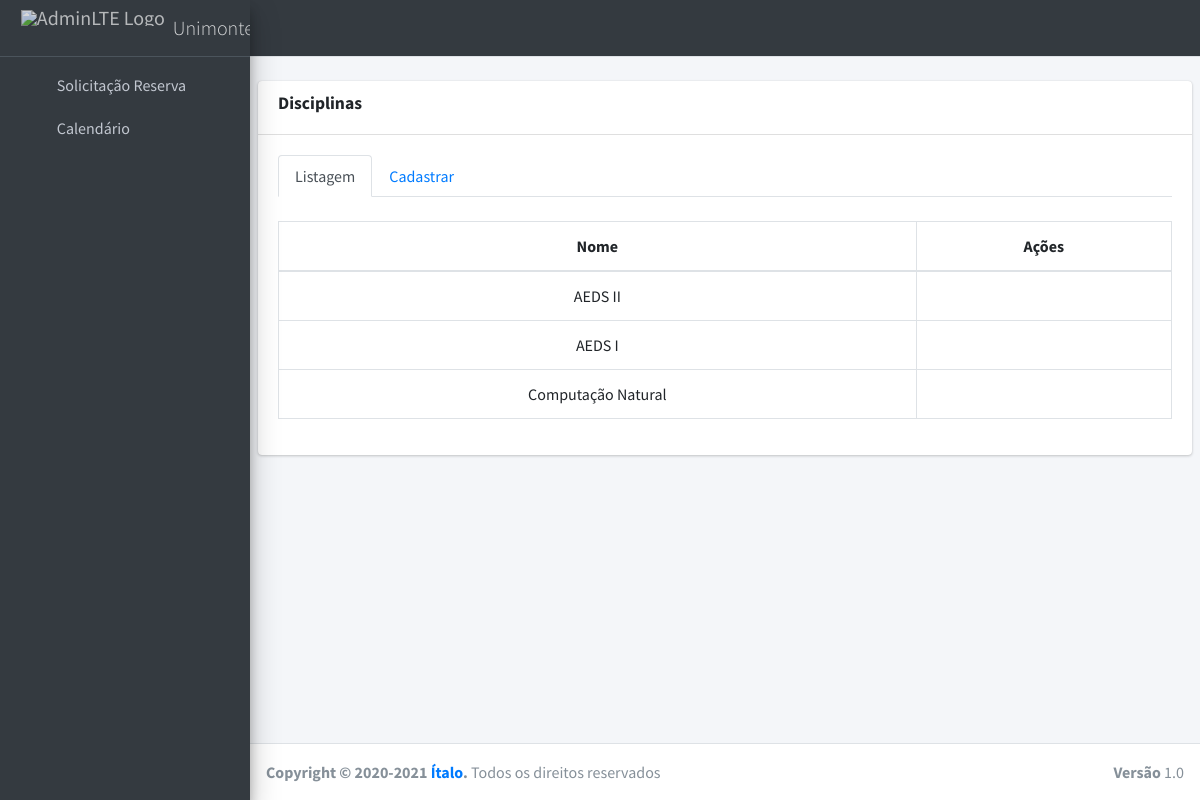
Page /panel/disciplina/cadastrar on the committed database.
### core/models.py (models this page shows, shortened)
class Disciplina(models.Model):
    id = models.UUIDField(primary_key=True, default=uuid.uuid4, editable=False)
    name = models.CharField(max_length=70, unique=True)

### core/views.py (the view, shortened to what this page needs)
# urls.py: path('panel/disciplina/cadastrar', CreateDisciplinaView.as_view(), name='disciplina-create'),
class CreateDisciplinaView(CreateView):
    model = Disciplina
    form_class = DisciplinaForm
    template_name = 'panel/disciplina/create.html'
    success_url = reverse_lazy('disciplina-create')
    def get_context_data(self, **kwargs):
        context = super(CreateDisciplinaView, self).get_context_data(**kwargs)
        context['disciplinas'] = Disciplina.objects.order_by('?').all()
        return context

### core/templates/panel/disciplina/create.html (shortened to what this page needs)
{% extends 'layouts/base.html' %}
{% load static %}
{% block head %}
<link rel="stylesheet" type="text/css" href="https://cdn.datatables.net/v/bs4/dt-1.10.23/datatables.min.css"/>
{% endblock %}
{% block layouts %}
    {% include 'layouts/navbar.html' %}
    {% include 'layouts/sidebar.html' %}
{% endblock %}
{% block content %}
{% load widget_tweaks %}
 <div class="content-wrapper">
    <br>
    <section class="content">
      <div class="card">
        <div class="card-header">
          <h3 class="card-title"><label>Disciplinas</label></h3>
        </div>
        <div class="card-body">
          <ul class="nav nav-tabs" id="custom-content-below-tab" role="tablist">
            <li class="nav-item">
              <a class="nav-link active" id="custom-content-below-home-tab" data-toggle="pill" href="#custom-content-below-home" role="tab" aria-controls="custom-content-below-home" aria-selected="true">Listagem</a>
            </li>
            <li class="nav-item">
              <a class="nav-link" id="custom-content-below-profile-tab" data-toggle="pill" href="#custom-content-below-profile" role="tab" aria-controls="custom-content-below-profile" aria-selected="false">Cadastrar</a>
            </li>
          </ul>
          <div class="tab-content" id="custom-content-below-tabContent">
            <div class="tab-pane fade show active" id="custom-content-below-home" role="tabpanel" aria-labelledby="custom-content-below-home-tab">
              <br>
              <table id="table-disciplina" class="table table-bordered table-hover dataTable">
                <thead>
                    <tr>
                        <th class="text-center">Nome</th>
                        <th class="text-center">Ações</th>
                    </tr>
                </thead>
                <tbody>
                    {% for d in disciplinas %}
                        <tr>
                            <td>{{ d.name }}</td>
                            <td>
                                <a href="{% url 'disciplina-detail' d.pk %}" title="Informações"><i class="far fa-eye"></i></a>
                            </td>
                        </tr>
                    {% endfor %}
                </tbody>
              </table>
           </div>
          </div>
        </div>
      </div>
    </section>
  </div>
{% endblock %}
{% block footer %}
    {% include 'layouts/footer.html' %}
{% endblock %}

### core/static/custom/custom.css (style rules this page uses)
td { text-align:center; vertical-align:middle; }

### rows in the picture
Disciplina: name "AEDS II"
Disciplina: name "AEDS I"
Disciplina: name "Computação Natural"
